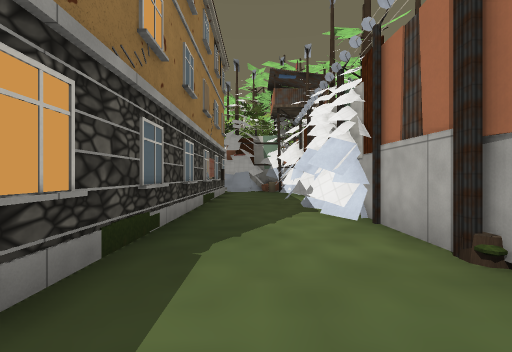
[1] (above)

24 first-person views from a walk through a 3-D level made in the Godot game engine. The camera is 1.3 m above the floor, looks level and sees 90° across. The floor is counted in squares, 2 m on a side. Each view is taken from the middle of a square. On the plan, view 1 faces up. The plan holds only what a view shows up to about 9 squares ahead; the rest is blank. The place goes on beyond the plan. Door leaves are left out where a doorway can be walked through. Some surface patterns are stand-ins.

[2]
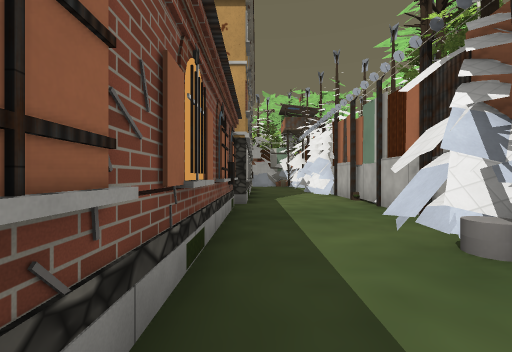

[3]
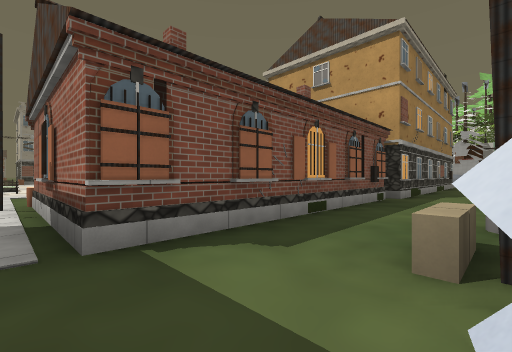

[4]
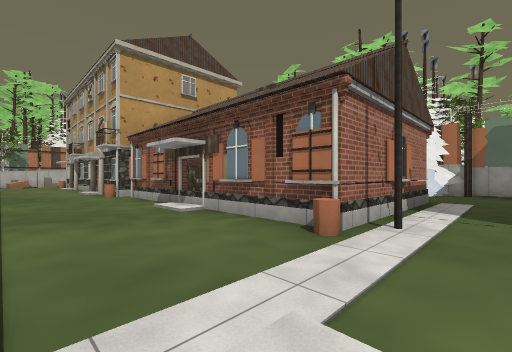

[5]
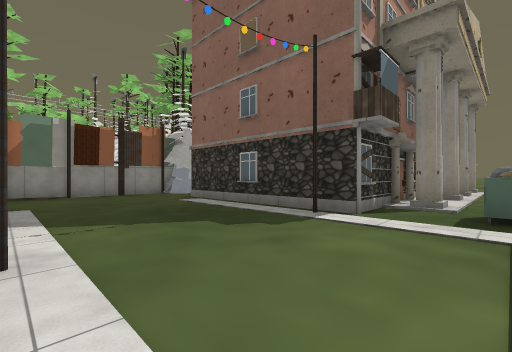

[6]
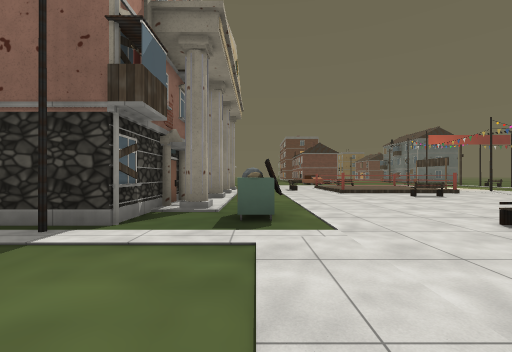

[7]
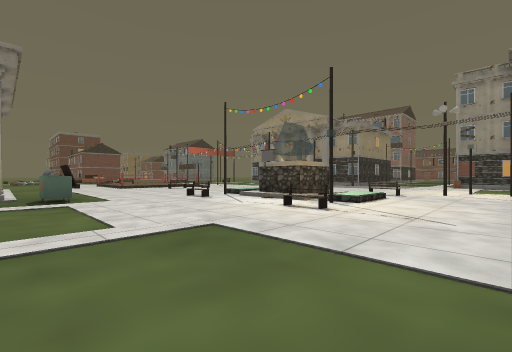

[8]
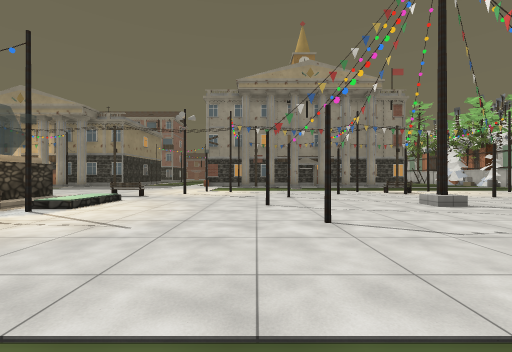

[9]
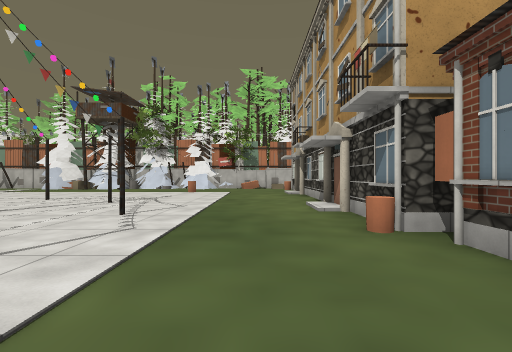

[10]
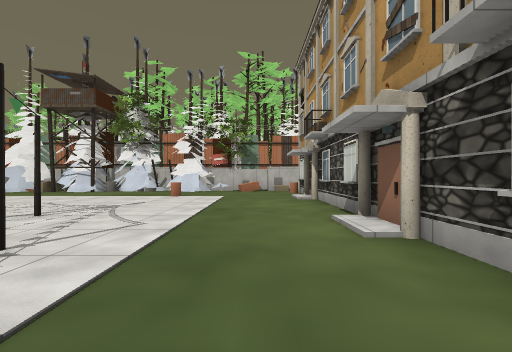

[11]
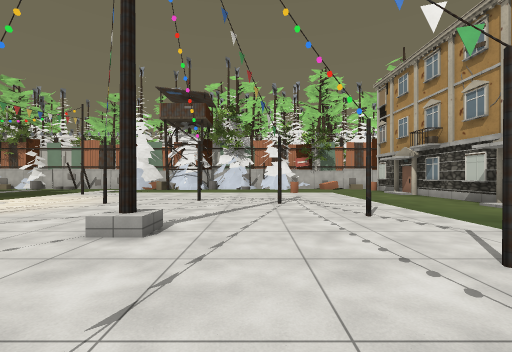

[12]
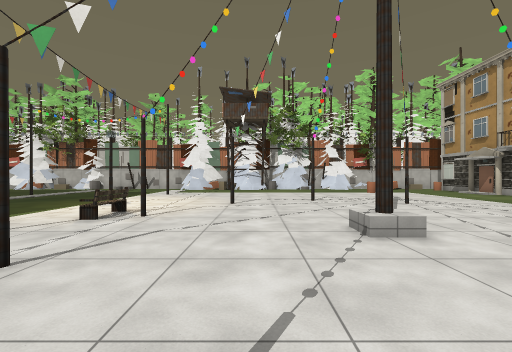

[13]
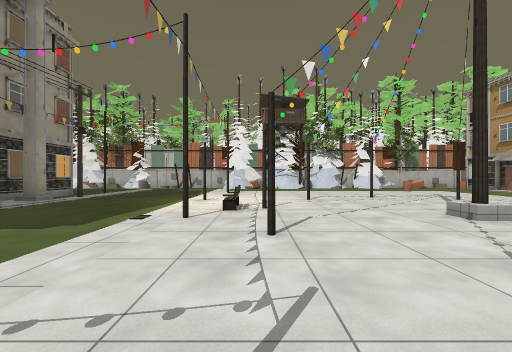

[14]
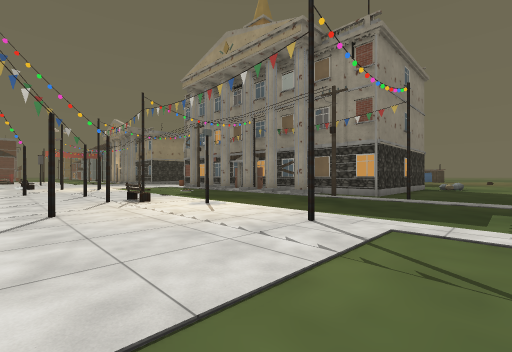

[15]
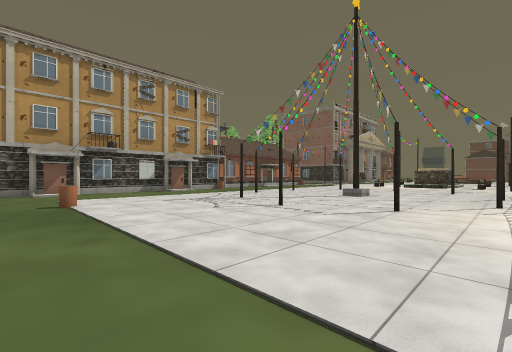

[16]
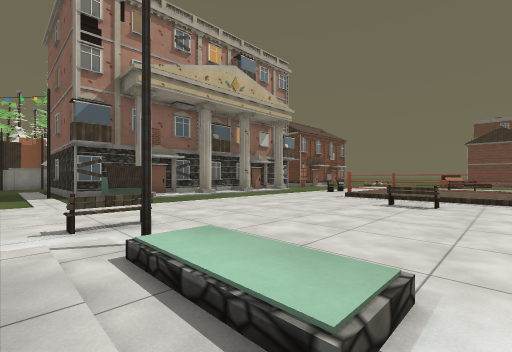

[17]
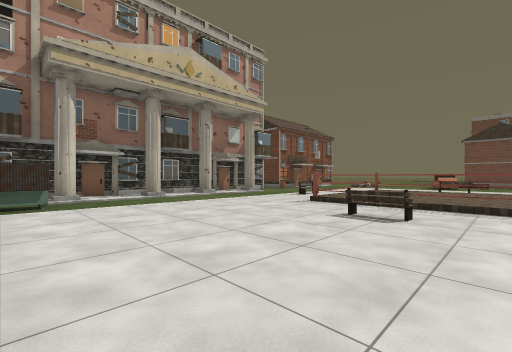

[18]
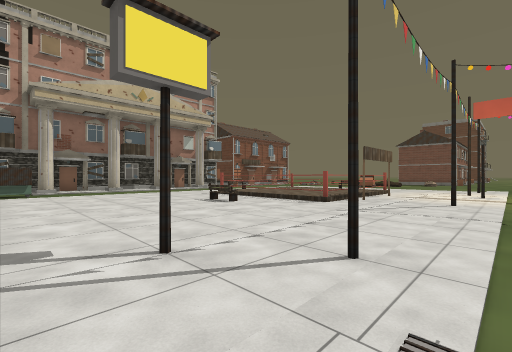

[19]
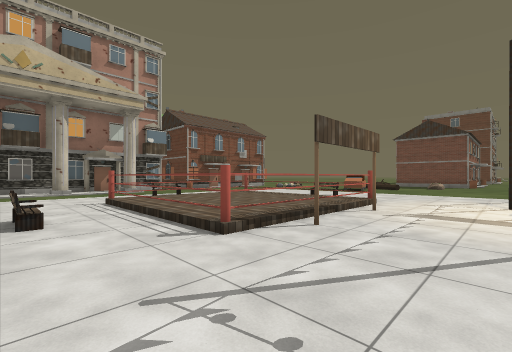

[20]
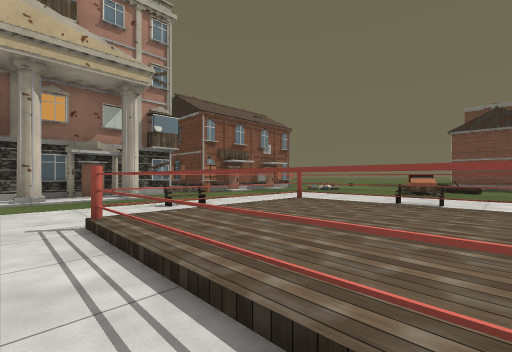

[21]
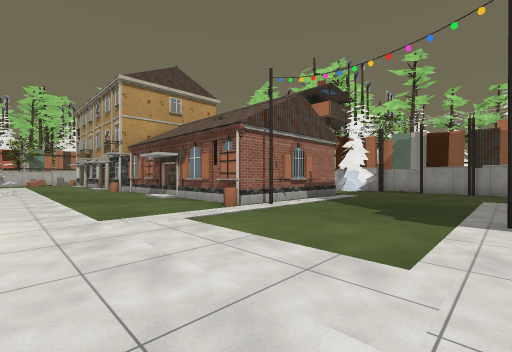

[22]
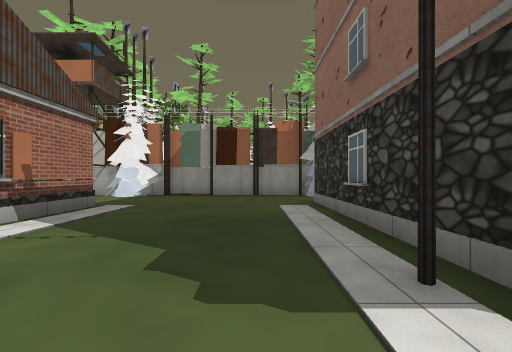

[23]
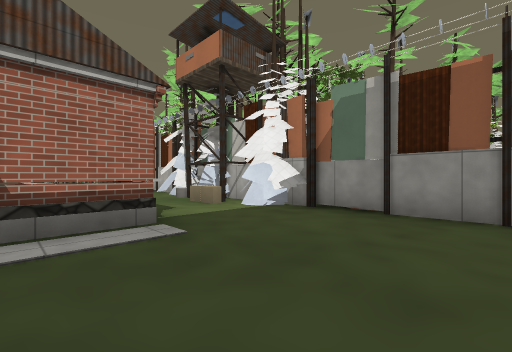

[24]
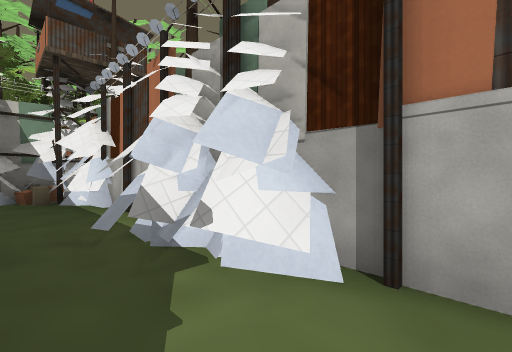

### Floor plan
Key: @ floor where view 1 was taken; # wall or solid block; . main floor; : floor 0.25 m higher than the main floor; + floor 0.5 m higher than the main floor; / step, stairs or slope; D door; = window, fence, low wall or low ledge; H house; T tire; S sack; B bench; U dumpster; A barrel; P pole; I thing the floor can be seen under or through; N pine tree.
Columns run from 25 left of view 1 to 2 right of it. Each row starts with its distance up from view 1.
  9 ...................H    H..#
  8 ..............A....H    H..#
  7 ..#....#...........H    ...#
  6 ##.................H    H.##
  5  #P........#.......H    H.##
  4  ##....#.#....#....H    ...#
  3   .................H    H..#
  2    .....B......#...H    ...#
  1     ...#...#.......HHHHHH..#
  0      ...#......#...#  ##.@.#
 -1       .............#   #..##
 -2        ..#....#....D   #..##
 -3         ...#.......D   #..TN
 -4        #...........D   #..##
 -5        #...........#   #..S
 -6        .#..........#####..##
 -7         .B.+#B.....#.......#
 -8           /::..............#
 -9            ##..............#
-10           /::..............#
-11           .+#B.....H.......#
-12       ...........U.HHHHHH.##
-13       ..#.........HH
-14       .#...........H
-15       ............/H
-16       ......B.....HH
-17       ............/H
-18       ....IIII....HH
-19       .#.#:::=.....H
-20       ....=::=.B..HH
-21       ...#:::=.....H
-22       .#..IIII....
-23       .#..     ...
-24       .....BB...
-25         .......
-26        ......
-27        ......
-28        .. ..
-29           ..

Positions as (right, up) in squares from view 1, and headings:
1: (0, 0), facing up
2: (-1, -5), facing up
3: (1, -7), facing up-left
4: (-9, -8), facing up-right
5: (-8, -7), facing down-right
6: (-8, -8), facing down
7: (-7, -4), facing down-left
8: (-8, -3), facing left
9: (-8, -2), facing up
10: (-8, 0), facing up
11: (-12, -2), facing up
12: (-15, -2), facing up
13: (-17, -3), facing up
14: (-15, 9), facing down-left
15: (-17, 9), facing down-right
16: (-15, -10), facing down-right
17: (-15, -12), facing down-right
18: (-19, -12), facing down-right
19: (-18, -16), facing down-right
20: (-15, -17), facing down-right
21: (-10, -11), facing up-right
22: (-7, -10), facing right
23: (-3, -10), facing up-right
24: (0, 3), facing up-right
